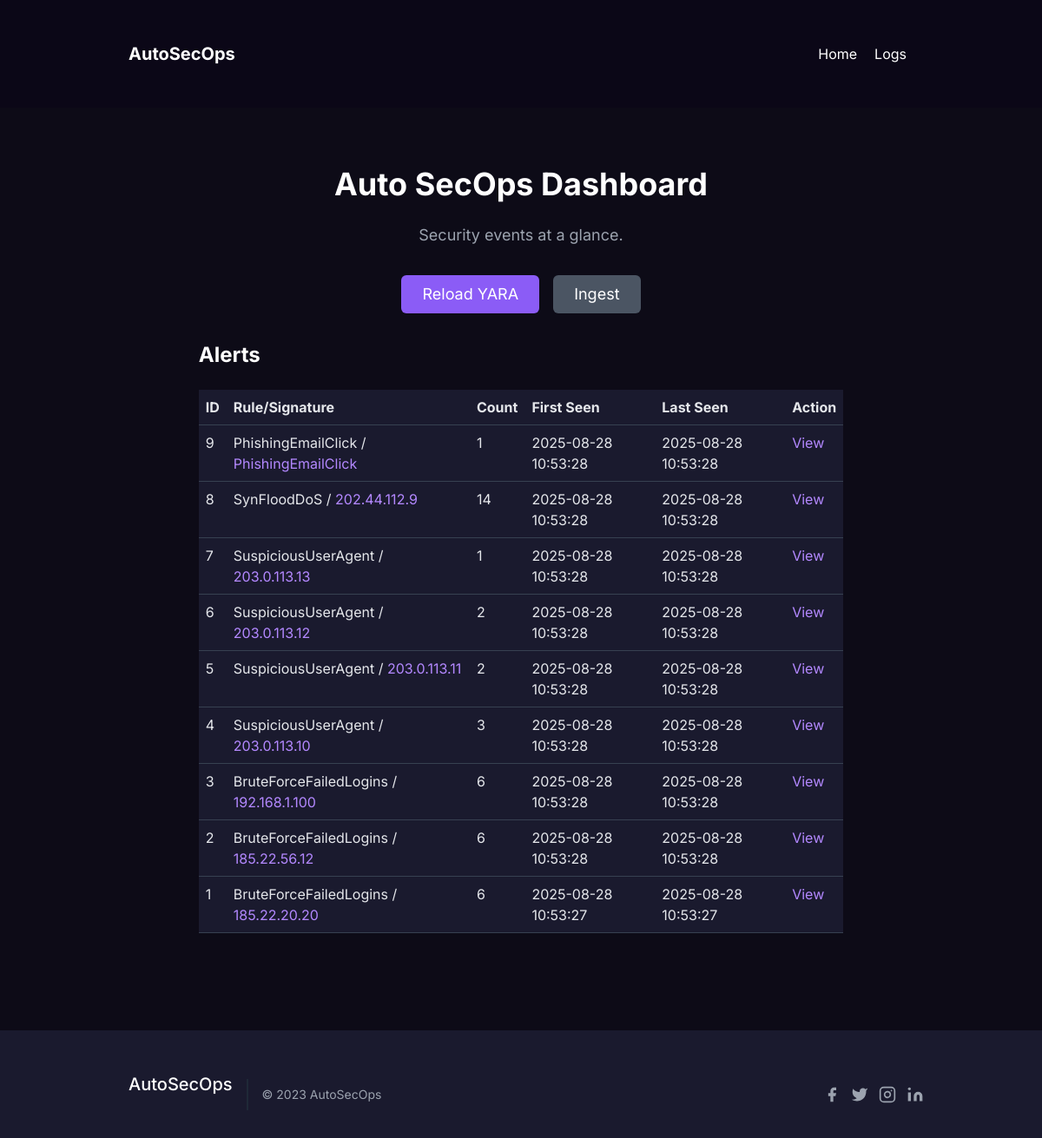
Before: / with the older database file.
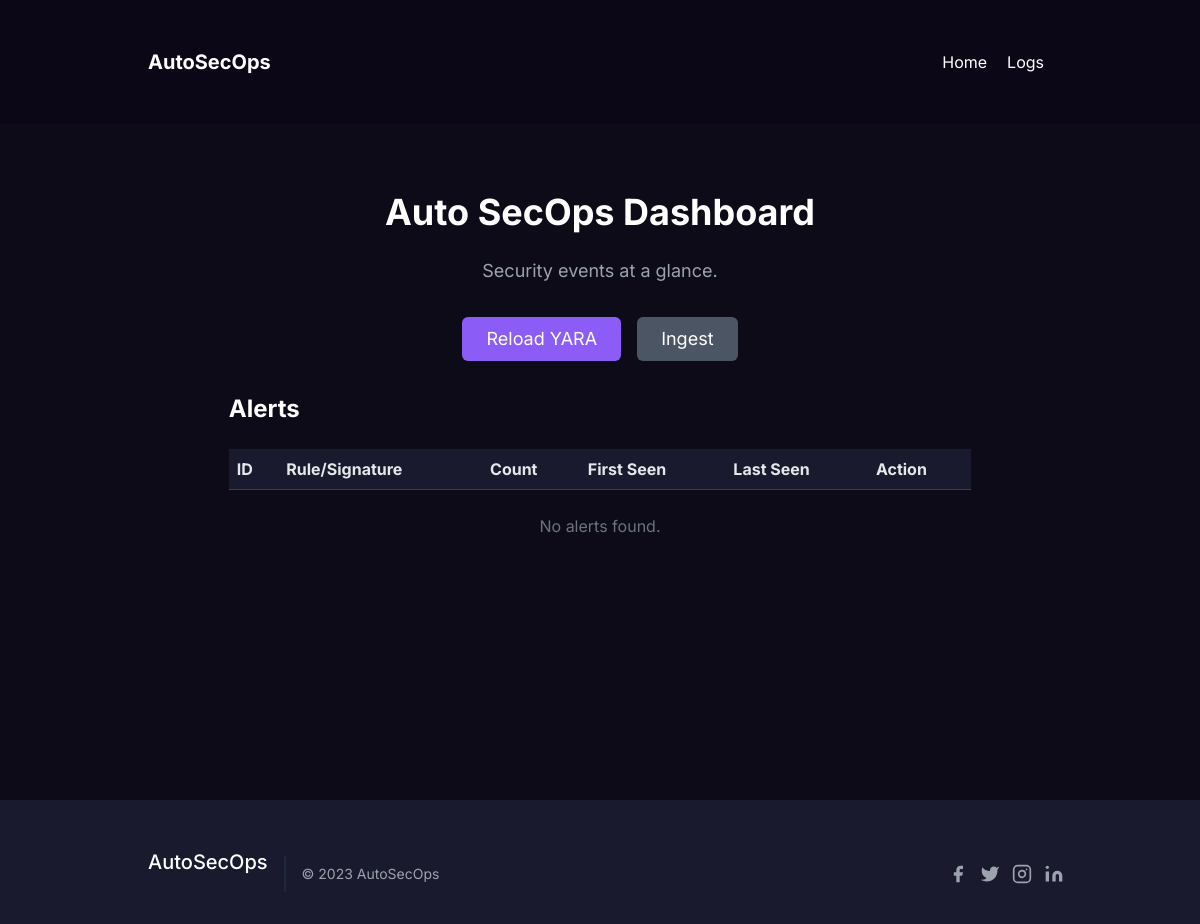
After: the same page with the newer database file.
### app.py (models this page shows)
class Alert(db.Model):
    id = db.Column(db.Integer, primary_key=True)
    yara_rule_name = db.Column(db.String(255), nullable=True)
    rule_id = db.Column(db.Integer, db.ForeignKey('rule.id'), nullable=True)
    signature = db.Column(db.String(128), unique=True, nullable=False)
    count = db.Column(db.Integer, default=1)
    first_seen = db.Column(db.DateTime, default=now_utc)
    last_seen = db.Column(db.DateTime, default=now_utc)
    sample_log_id = db.Column(db.Integer, db.ForeignKey('log.id'), nullable=True)
    display_sig = db.Column(db.String(255), nullable=True)

### app.py (the view)
@app.route('/')
def dashboard():
    alerts = Alert.query.order_by(Alert.last_seen.desc()).all()
    return render_template('index.html', alerts=alerts)

### templates/index.html (shortened to what this page needs)
<!doctype html>
<html lang="en">
<head>
    <link href="https://cdn.jsdelivr.net/npm/bootstrap@5.3.0/dist/css/bootstrap.min.css" rel="stylesheet">
    <link href="https://cdn.jsdelivr.net/npm/tailwindcss@2.2.19/dist/tailwind.min.css" rel="stylesheet">
</head>
<body>
    <div class="fixed top-0 left-0 w-full z-50">
        <header class="text-white body-font bg-custom-dark">
            <div class="container mx-auto flex p-5 items-center justify-between">
                <a class="flex items-center text-white">
                    <span class="ml-3 text-xl font-bold">AutoSecOps</span>
                </a>
                <nav class="md:ml-auto flex flex-wrap items-center text-base justify-center">
                    <a href="/" class="mr-5 hover:text-purple-400 cursor-pointer transition-colors">Home</a>
                    <a href="/logs" class="mr-5 hover:text-purple-400 cursor-pointer transition-colors">Logs</a>
                </nav>
            </div>
        </header>
    </div>
    <main class="min-h-screen bg-gray-900 pt-24">
        <section id="home" class="text-gray-400 body-font">
            <div class="container mx-auto flex px-5 py-24 items-center justify-center flex-col">
                <h1 class="title-font sm:text-4xl text-3xl mb-4 font-bold text-white text-center">
                    Auto SecOps Dashboard
                </h1>
                <p class="mb-8 leading-relaxed text-center text-lg text-gray-400 max-w-xl">
                    Security events at a glance.
                </p>
                <div class="flex flex-wrap justify-center items-center space-x-4 mb-8">
                    <form action="/rules/reload" method="post">
                        <button type="submit" class="text-white bg-purple-500 border-0 py-2 px-6 focus:outline-none hover:bg-purple-600 rounded text-lg">Reload YARA</button>
                    </form>
                    <form action="/ingest" method="post">
                        <button type="submit" class="text-white bg-gray-600 border-0 py-2 px-6 focus:outline-none hover:bg-gray-700 rounded text-lg">Ingest</button>
                    </form>
                </div>
                <div class="w-full lg:w-4/5 mx-auto">
                    <h2 class="text-2xl font-bold text-white mb-4">Alerts</h2>
                    <table class="table w-full table-dark-custom">
                        <thead>
                            <tr>
                                <th>ID</th>
                                <th>Rule/Signature</th>
                                <th>Count</th>
                                <th>First Seen</th>
                                <th>Last Seen</th>
                                <th>Action</th>
                            </tr>
                        </thead>
                        <tbody>
                            {% for alert in alerts %}
                            <tr>
                                <td>{{ alert.id }}</td>
                                <td>{{ alert.yara_rule_name }} / <span class="text-purple-400">{{ alert.display_sig }}</span></td>
                                <td>{{ alert.count }}</td>
                                <td>{{ alert.first_seen.strftime('%Y-%m-%d %H:%M:%S') }}</td>
                                <td>{{ alert.last_seen.strftime('%Y-%m-%d %H:%M:%S') }}</td>
                                <td><a href="/alert/{{ alert.id }}" class="text-purple-400 hover:text-purple-300">View</a></td>
                            </tr>
                            {% endfor %}
                        </tbody>
                    </table>
                    {% if not alerts %}
                    <p class="text-center text-gray-500 mt-4">No alerts found.</p>
                    {% endif %}
                </div>
            </div>
        </section>
    </main>
    <footer class="text-gray-400 bg-gray-800 body-font">
        <div class="container px-5 py-8 mx-auto flex items-center sm:flex-row flex-col">
            <a class="flex title-font font-medium items-center md:justify-start justify-center text-white">
                <span class="ml-3 text-xl">AutoSecOps</span>
            </a>
            <p class="text-sm text-gray-400 sm:ml-4 sm:pl-4 sm:border-l-2 sm:border-gray-800 sm:py-2 sm:mt-0 mt-4">
                © 2023 AutoSecOps
            </p>
            <span class="inline-flex sm:ml-auto sm:mt-0 mt-4 justify-center sm:justify-start">
                <a class="text-gray-400">
                    <svg fill="currentColor" stroke-linecap="round" stroke-linejoin="round" stroke-width="2" class="w-5 h-5" viewBox="0 0 24 24">
                        <path d="M18 2h-3a5 5 0 00-5 5v3H7v4h3v8h4v-8h3l1-4h-4V7a1 1 0 011-1h3z"></path>
                    </svg>
                </a>
                <a class="ml-3 text-gray-400">
                    <svg fill="currentColor" stroke-linecap="round" stroke-linejoin="round" stroke-width="2" class="w-5 h-5" viewBox="0 0 24 24">
                        <path d="M23 3a10.9 10.9 0 01-3.14 1.53 4.48 4.48 0 00-7.86 3v1A10.66 10.66 0 013 4s-4 9 5 13a11.64 11.64 0 01-7 2c9 5 20 0 20-11.5a4.5 4.5 0 00-.08-.83A7.72 7.72 0 0023 3z"></path>
                    </svg>
                </a>
                <a class="ml-3 text-gray-400">
                    <svg fill="none" stroke="currentColor" stroke-linecap="round" stroke-linejoin="round" stroke-width="2" class="w-5 h-5" viewBox="0 0 24 24">
                        <rect width="20" height="20" x="2" y="2" rx="5" ry="5"></rect>
                        <path d="M16 11.37A4 4 0 1112.63 8 4 4 0 0116 11.37zm1.5-4.87h.01"></path>
                    </svg>
                </a>
                <a class="ml-3 text-gray-400">
                    <svg fill="currentColor" stroke="currentColor" stroke-linecap="round" stroke-linejoin="round" stroke-width="0" class="w-5 h-5" viewBox="0 0 24 24">
                        <path stroke="none" d="M16 8a6 6 0 016 6v7h-4v-7a2 2 0 00-2-2 2 2 0 00-2 2v7h-4v-7a6 6 0 016-6zM2 9h4v12H2z"></path>
                        <circle cx="4" cy="4" r="2" stroke="none"></circle>
                    </svg>
                </a>
            </span>
        </div>
    </footer>
</body>
</html>

### templates/index.html (style rules this page uses)
body { font-family: 'Inter', sans-serif; background-color: #0d0b17; }
.bg-custom-dark { background-color: #0b0717; }
.bg-gray-900 { background-color: #0d0b17; }
.bg-gray-800 { background-color: #1a1a2e; }
.table-dark-custom { background-color: #1a1a2e; color: #e5e7eb; }
.table-dark-custom th, .table-dark-custom td { border-color: #374151; background-color: #1a1a2e !important; color: #e5e7eb !important; }

Changed rows visible on the page:
removed Alert: id "9", yara_rule_name "PhishingEmailClick", display_sig "PhishingEmailClick", count "1", first_seen "2025-08-28 10:53:28", last_seen "2025-08-28 10:53:28"
removed Alert: id "8", yara_rule_name "SynFloodDoS", display_sig "202.44.112.9", count "14", first_seen "2025-08-28 10:53:28", last_seen "2025-08-28 10:53:28"
removed Alert: id "7", yara_rule_name "SuspiciousUserAgent", display_sig "203.0.113.13", count "1", first_seen "2025-08-28 10:53:28", last_seen "2025-08-28 10:53:28"
removed Alert: id "6", yara_rule_name "SuspiciousUserAgent", display_sig "203.0.113.12", count "2", first_seen "2025-08-28 10:53:28", last_seen "2025-08-28 10:53:28"
removed Alert: id "5", yara_rule_name "SuspiciousUserAgent", display_sig "203.0.113.11", count "2", first_seen "2025-08-28 10:53:28", last_seen "2025-08-28 10:53:28"
removed Alert: id "4", yara_rule_name "SuspiciousUserAgent", display_sig "203.0.113.10", count "3", first_seen "2025-08-28 10:53:28", last_seen "2025-08-28 10:53:28"
removed Alert: id "3", yara_rule_name "BruteForceFailedLogins", display_sig "192.168.1.100", count "6", first_seen "2025-08-28 10:53:28", last_seen "2025-08-28 10:53:28"
removed Alert: id "2", yara_rule_name "BruteForceFailedLogins", display_sig "185.22.56.12", count "6", first_seen "2025-08-28 10:53:28", last_seen "2025-08-28 10:53:28"
removed Alert: id "1", yara_rule_name "BruteForceFailedLogins", display_sig "185.22.20.20", count "6", first_seen "2025-08-28 10:53:27", last_seen "2025-08-28 10:53:27"
Other visible differences:
text now shown: "No alerts found."
